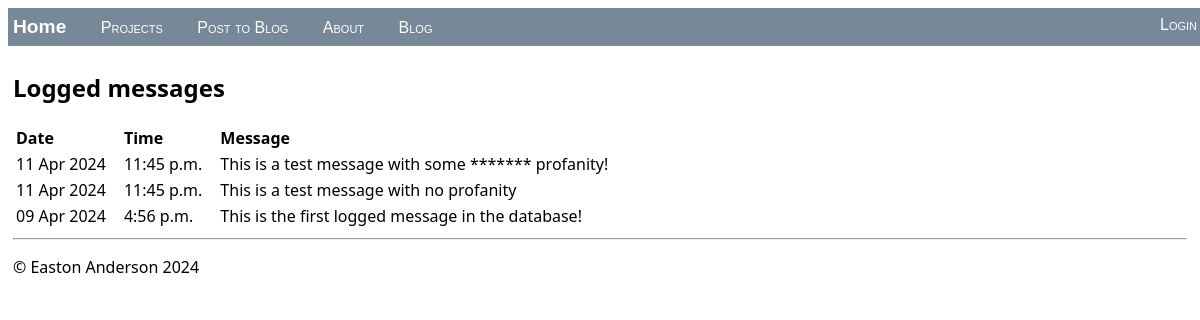
The page / on the database its author committed.
### hello/models.py (models this page shows, shortened)
class LogMessage(models.Model):
    message = models.CharField(max_length=300)
    log_date = models.DateTimeField("date logged")

### hello/views.py (the view)
class HomeListView(ListView):
    model = LogMessage
    def get_context_data(self, **kwargs):
        context = super(HomeListView, self).get_context_data(**kwargs)
        return context

### hello/templates/hello/home.html (shortened to what this page needs)
{% extends "hello/layout.html" %}
{% block content %}
    <h2>Logged messages</h2>
    {% if message_list %}
        <table class="message_list">
            <thead>
            <tr>
                <th>Date</th>
                <th>Time</th>
                <th>Message</th>
            </tr>
            </thead>
            <tbody>
            {% for message in message_list %}
                <tr>
                    <td>{{ message.log_date | date:'d M Y' }}</td>
                    <td>{{ message.log_date | time:'P' }}</td>
                    <td>
                        {{ message.message }}
                    </td>
                </tr>
            {% endfor %}
            </tbody>
        </table>
    {% else %}
        <p>No messages have been logged. Use the <a href="{% url 'log' %}">Log Message form</a>.</p>
    {% endif %}
{% endblock %}

### hello/static/hello/site.css (style rules this page uses)
.message_list th,td { text-align: left; padding-right: 15px; }

### rows shown on the page
LogMessage: log_date "11 Apr 2024", log_date "11:45 p.m.", message "This is a test message with some ******* profanity!"
LogMessage: log_date "11 Apr 2024", log_date "11:45 p.m.", message "This is a test message with no profanity"
LogMessage: log_date "09 Apr 2024", log_date "4:56 p.m.", message "This is the first logged message in the database!"
